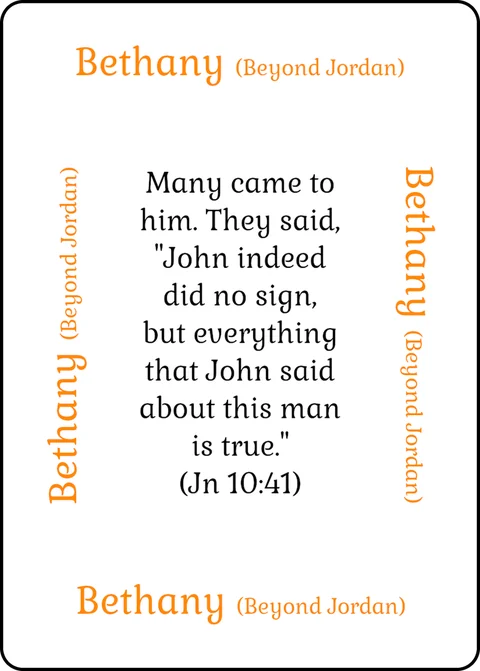
#> input picture assets/jwj/cards/bethany-beyond-jordan-4-480.webp, 480 x 671 px
$ python -i build-cards.py   (imports and definitions only)
#> lines starting #> are read from the running program, lines starting #| are printed output that depends on the picture
#!/usr/bin/env python3
"""Build the Journeys with Jesus card gallery: web-sized card pictures and journeys-with-jesus/cards-data.js.

  python3 journeys-with-jesus/tools/build-cards.py --src DIR        (run from the repo root)

DIR holds the card images (825 x 1125 PNGs and the Scripture Memory Token PNGs). They were uploaded to the card-images
branch; to get them without merging that branch:  git archive origin/card-images assets/jwj | tar -x -C /some/empty/folder
and pass /some/empty/folder/assets/jwj. The originals are large, so they are not kept on main.

Every card comes out looking like a card: some of the originals are outlined with rounded, transparent corners and some are
plain rectangles, so the plain ones get the same rounded corners and black outline. Writes assets/jwj/cards/<id>-{480,755}.webp.
"""
import argparse, json, os, re
from PIL import Image, ImageDraw

ROOT = os.path.abspath(os.path.join(os.path.dirname(__file__), '..', '..'))
OUT = os.path.join(ROOT, 'assets', 'jwj', 'cards')
DATA = os.path.join(ROOT, 'journeys-with-jesus', 'cards-data.js')
WIDTHS = (480, 755)
CARD = (755, 1055)            # size of the outlined cards once their transparent margin is cropped off
RADIUS, STROKE = 36, 5        # corner radius and outline of the outlined cards, in those pixels

PLACES = {                     # file-name token -> name on the card
    'BethanyBeyondJordan': 'Bethany Beyond Jordan', 'BethanyBJ': 'Bethany Beyond Jordan', 'CaesareaPhilippi': 'Caesarea Philippi',
    'MountHermon': 'Mount Hermon', 'MtHermon': 'Mount Hermon', 'Bethany': 'Bethany', 'Bethlehem': 'Bethlehem', 'Bethsaida': 'Bethsaida',
    'Caesarea': 'Caesarea', 'Cana': 'Cana', 'Capernaum': 'Capernaum', 'Countryside': 'Countryside', 'Emmaus': 'Emmaus', 'Ephraim': 'Ephraim',
    'Gadara': 'Gadara', 'Gennesaret': 'Gennesaret', 'Jericho': 'Jericho', 'Jerusalem': 'Jerusalem', 'Joppa': 'Joppa', 'Magdala': 'Magdala',
    'Nain': 'Nain', 'Nazareth': 'Nazareth', 'Pella': 'Pella', 'Ptolemais': 'Ptolemais', 'Samaria': 'Samaria', 'Sychar': 'Sychar', 'Tyre': 'Tyre',
}
REGIONS = {'GALILEE': 'Galilee', 'ISRAEL': 'Israel National', 'JUDAEA': 'Judea', 'DECAPOLIS': 'Decapolis', 'PEREA': 'Perea', 'SAMARIA': 'Samaria', 'SYRIA': 'Syria'}
# The journeys that appear only in the Gospel of John (their cards quote only John): the Gospel of John Expansion Pack
EXPANSION_JOURNEYS = {'BethanyBJBethany', 'BethanyBJJerusalem', 'CanaBethanyBJ', 'CanaSychar', 'CapernaumCana', 'CapernaumJerusalem',
                      'CountrysideJerusalem', 'EphraimBethany', 'GennesaretJerusalem', 'SycharCountryside'}
# Place Cards that come only in the expansion pack (one file per card), and the pictures printed several times (file -> copies)
EXPANSION_PLACES = {'BethanyBeyondJordan2', 'BethanyBeyondJordan3', 'BethanyBeyondJordan4', 'Caesarea', 'Countryside1', 'Countryside2', 'Emmaus',
                    'Jericho3', 'Joppa', 'Nain3', 'Sychar2', 'Sychar3'}
SPLIT_COPIES = {'Ephraim': (2, 1), 'Pella': (1, 1), 'Galilee': (4, 6), 'Judea': (2, 5), 'Samaria': (2, 1)}   # name -> (copies in the game, extra copies in the expansion)
SKIP = {'Samaria'}           # an extra Samaria picture that is not one of the cards (the Samaria cards are the SAMARIAx3 picture)
TOKEN_COPIES = 4               # 12 tokens: 4 of each of the three verses
TOKENS = {'scripture-token-front01v2': 'Pr 30:5a', 'scripture-token-front03v2': 'Col 3:16a', 'scripture-token-front05v2': 'Ps 119:11'}
GROUPS = [('journeys', 'Journey Cards', 'The journeys Jesus took'), ('places', 'Place Cards', 'Places, plus the Region and National Wild Cards'),
          ('tokens', 'Scripture Memory Tokens', 'Earned by reciting Scripture'),
          ('backs', 'Card backs', 'The backs of the cards and tokens'), ('expansion', 'Gospel of John Expansion Pack', 'The Journey and Place Cards that appear only in John')]
SYNOPTIC_NOTE = ''

# [9 lines left out: function split_places, not called in this run]

OVERRIDES = os.path.join(os.path.dirname(os.path.abspath(__file__)), 'overrides')   # pictures here win over the same file name in --src

def slug(s): return re.sub(r'[^a-z0-9]+', '-', s.lower()).strip('-')

def outlined(im):
    a = im.getchannel('A'); return a.getpixel((2, 2)) < 20          # a transparent corner: the card already has its own outline

def card_image(path):
    im = Image.open(path).convert('RGBA')
#> im is the input picture: PIL image 480x671 RGBA; mean R, G, B, A 242.2, 239.7, 236.6, 254.6
    if outlined(im):
#> in outlined, `a = im.getchannel('A')`:
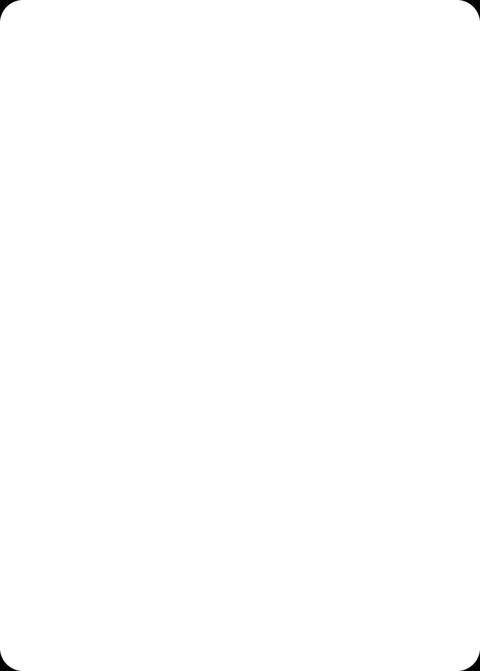
#> a: PIL image 480x671 L; min 0, max 255, mean 254.6
        im = im.crop(im.getchannel('A').point(lambda v: 255 if v > 128 else 0).getbbox())
        return im if im.size == CARD else im.resize(CARD, Image.LANCZOS)
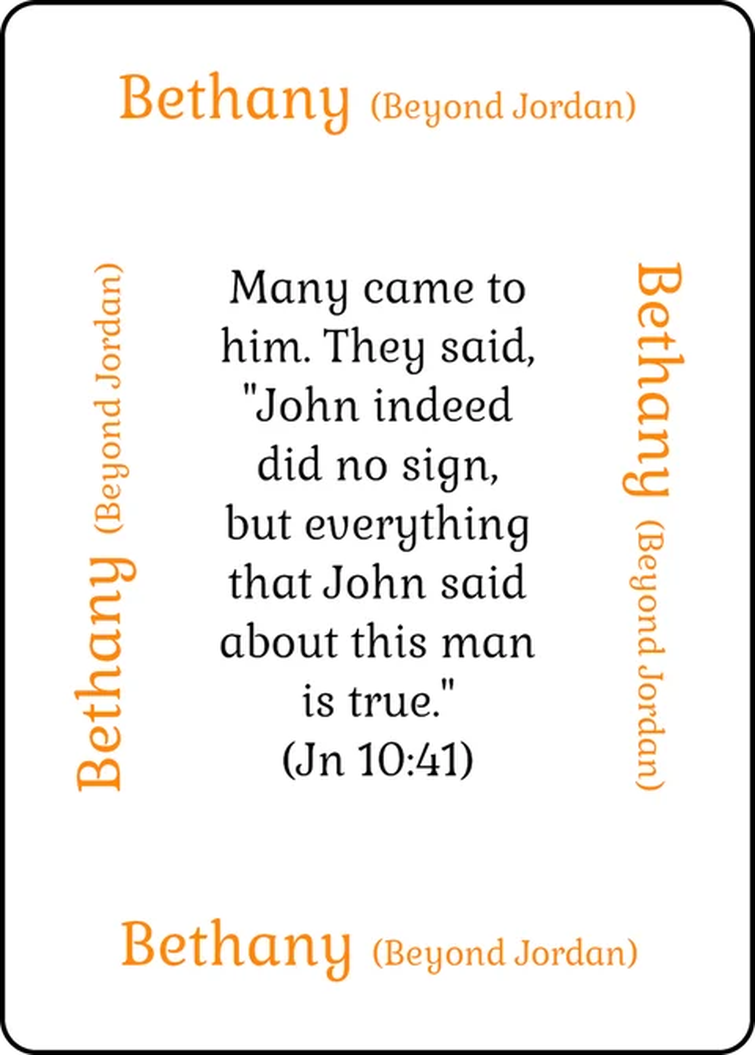
#> returned value: PIL image 755x1055 RGBA; mean R, G, B, A 242.2, 239.7, 236.6, 254.6; transparent parts drawn white
    k = 4                                                              # a plain rectangle: round its corners and give it the same outline
    face = im.resize((CARD[0] * k, CARD[1] * k), Image.LANCZOS)
    mask = Image.new('L', face.size, 0); ImageDraw.Draw(mask).rounded_rectangle([0, 0, face.width - 1, face.height - 1], radius=RADIUS * k, fill=255)
    face.putalpha(mask)
    ImageDraw.Draw(face).rounded_rectangle([0, 0, face.width - 1, face.height - 1], radius=RADIUS * k, outline=(0, 0, 0, 255), width=STROKE * k)
    return face.resize(CARD, Image.LANCZOS)

def token_image(path):
    im = Image.open(path).convert('RGBA')
    return im.crop(im.getchannel('A').point(lambda v: 255 if v > 128 else 0).getbbox())

# [96 lines left out: functions parse, n_copies, entries, main, not called in this run]

# [1 line not run here, left out]

>>> result = card_image('../../assets/jwj/cards/bethany-beyond-jordan-4-480.webp')
